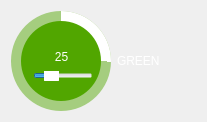
                               <widget class="QFrame" name="frame_44">
                                <property name="frameShape">
                                 <enum>QFrame::NoFrame</enum>
                                </property>
                                <property name="frameShadow">
                                 <enum>QFrame::Raised</enum>
                                </property>
                                <layout class="QHBoxLayout" name="horizontalLayout_24">
                                 <item>
                                  <widget class="QFrame" name="circularProgressBarBase_2">
                                   <property name="minimumSize">
                                    <size>
                                     <width>100</width>
                                     <height>100</height>
                                    </size>
                                   </property>
                                   <property name="maximumSize">
                                    <size>
                                     <width>100</width>
                                     <height>100</height>
                                    </size>
                                   </property>
                                   <property name="frameShape">
                                    <enum>QFrame::NoFrame</enum>
                                   </property>
                                   <property name="frameShadow">
                                    <enum>QFrame::Raised</enum>
                                   </property>
                                   <widget class="QFrame" name="circularProgress_green">
                                    <property name="geometry">
                                     <rect>
                                      <x>0</x>
                                      <y>0</y>
                                      <width>100</width>
                                      <height>100</height>
                                     </rect>
                                    </property>
                                    <property name="styleSheet">
                                     <string notr="true">QFrame{
border-radius:50px;
	background-color: qconicalgradient(cx:0.5, cy:0.5, angle:90, stop:0.748 rgba(0, 0, 0, 0), stop:0.749 rgba(255, 255, 255, 255));

}</string>
                                    </property>
                                    <property name="frameShape">
                                     <enum>QFrame::NoFrame</enum>
                                    </property>
                                    <property name="frameShadow">
                                     <enum>QFrame::Raised</enum>
                                    </property>
                                    <widget class="QFrame" name="container_5">
                                     <property name="geometry">
                                      <rect>
                                       <x>10</x>
                                       <y>10</y>
                                       <width>80</width>
                                       <height>80</height>
                                      </rect>
                                     </property>
                                     <property name="styleSheet">
                                      <string notr="true">QFrame{
	border-radius:40px;
	
	
	background-color: rgb(81, 166, 0);
}
</string>
                                     </property>
                                     <property name="frameShape">
                                      <enum>QFrame::NoFrame</enum>
                                     </property>
                                     <property name="frameShadow">
                                      <enum>QFrame::Raised</enum>
                                     </property>
                                     <widget class="QLabel" name="label_greenChannel_led">
                                      <property name="geometry">
                                       <rect>
                                        <x>0</x>
                                        <y>20</y>
                                        <width>81</width>
                                        <height>31</height>
                                       </rect>
                                      </property>
                                      <property name="styleSheet">
                                       <string notr="true">background-color: rgba(255, 255, 255, 0);
font: 75 14pt &quot;Segoe UI&quot;;
color: rgb(255, 255, 255);</string>
                                      </property>
                                      <property name="text">
                                       <string>25</string>
                                      </property>
                                      <property name="alignment">
                                       <set>Qt::AlignCenter</set>
                                      </property>
                                     </widget>
                                     <widget class="QSlider" name="horizontalSlider_green">
                                      <property name="geometry">
                                       <rect>
                                        <x>12</x>
                                        <y>50</y>
                                        <width>60</width>
                                        <height>10</height>
                                       </rect>
                                      </property>
                                      <property name="styleSheet">
                                       <string notr="true">QSlider{
background-color: rgba(255, 255, 255, 0);
}


QSlider::handle:horizontal {
    background-color: white;
	border-radius:3px;
    }</string>
                                      </property>
                                      <property name="pageStep">
                                       <number>1</number>
                                      </property>
                                      <property name="value">
                                       <number>25</number>
                                      </property>
                                      <property name="orientation">
                                       <enum>Qt::Horizontal</enum>
                                      </property>
                                     </widget>
                                    </widget>
                                   </widget>
                                   <widget class="QFrame" name="circularBg_4">
                                    <property name="geometry">
                                     <rect>
                                      <x>0</x>
                                      <y>0</y>
                                      <width>100</width>
                                      <height>100</height>
                                     </rect>
                                    </property>
                                    <property name="styleSheet">
                                     <string notr="true">QFrame{
border-radius:50px;
	
	background-color: rgba(81, 166, 0, 120);
}
</string>
                                    </property>
                                    <property name="frameShape">
                                     <enum>QFrame::NoFrame</enum>
                                    </property>
                                    <property name="frameShadow">
                                     <enum>QFrame::Raised</enum>
                                    </property>
                                   </widget>
                                   <zorder>circularBg_4</zorder>
                                   <zorder>circularProgress_green</zorder>
                                  </widget>
                                 </item>
                                 <item>
                                  <widget class="QLabel" name="label_13">
                                   <property name="minimumSize">
                                    <size>
                                     <width>50</width>
                                     <height>0</height>
                                    </size>
                                   </property>
                                   <property name="maximumSize">
                                    <size>
                                     <width>50</width>
                                     <height>16777215</height>
                                    </size>
                                   </property>
                                   <property name="styleSheet">
                                    <string notr="true">font: 75 12pt &quot;Segoe UI&quot;;
color: rgb(255, 255, 255);</string>
                                   </property>
                                   <property name="text">
                                    <string>GREEN</string>
                                   </property>
                                  </widget>
                                 </item>
                                 <item>
                                  <widget class="QPushButton" name="pushButton_green_intensity">
                                   <property name="minimumSize">
                                    <size>
                                     <width>23</width>
                                     <height>23</height>
                                    </size>
                                   </property>
                                   <property name="maximumSize">
                                    <size>
                                     <width>23</width>
                                     <height>23</height>
                                    </size>
                                   </property>
                                   <property name="styleSheet">
                                    <string notr="true">QPushButton{
	background-image: url(:/floresansPrefix/greenUnPressed.png);
	border:none;
}</string>
                                   </property>
                                   <property name="text">
                                    <string/>
                                   </property>
                                  </widget>
                                 </item>
                                </layout>
                               </widget>
